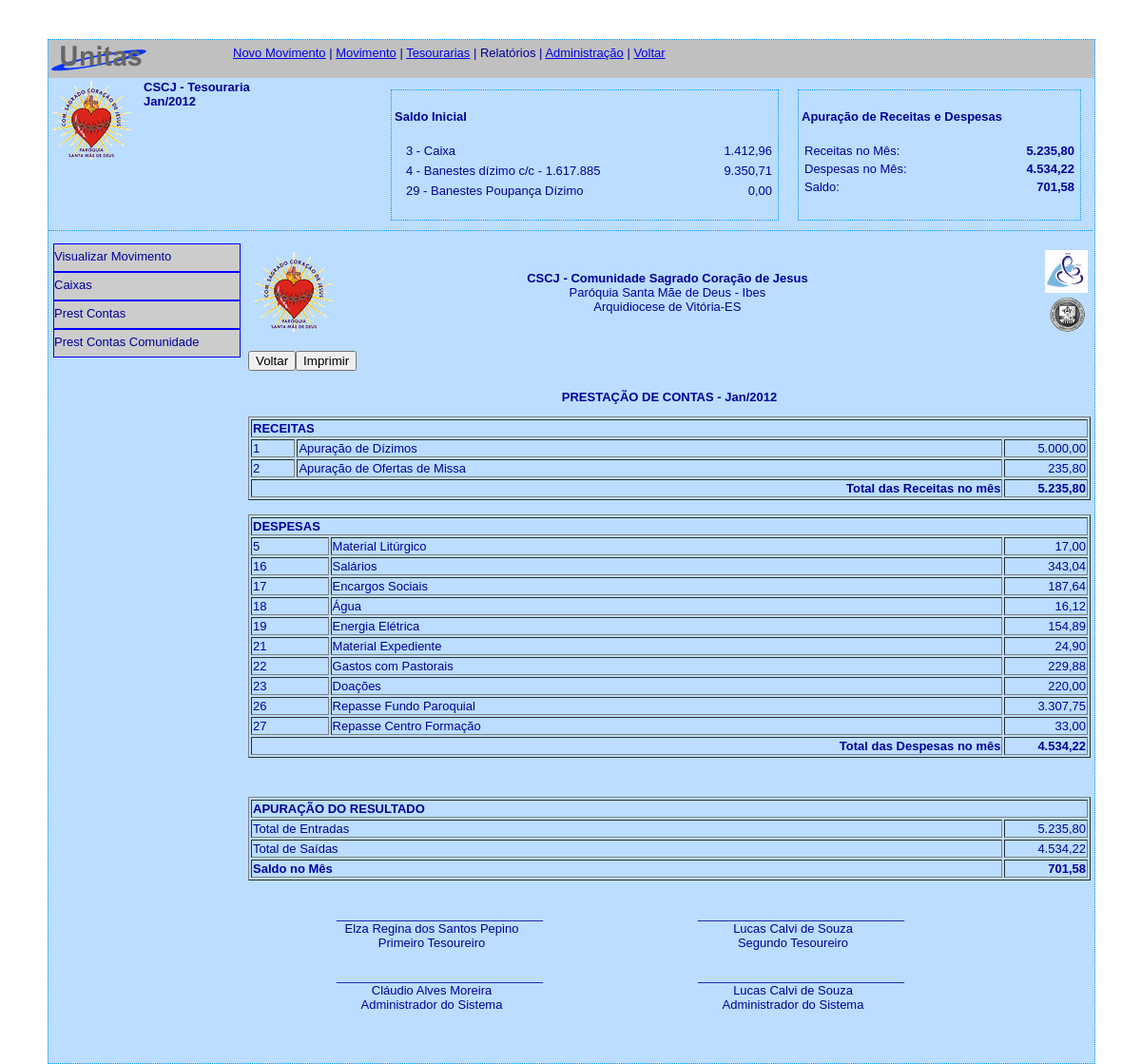
The app's page /administracao/plus/tesouraria/frm_tesouraria.php?area=pres_contas_simplificada&tesouraria=1&movimento=2 with its own data.
### tables this page shows
CREATE TABLE IF NOT EXISTS `unts_movimento` (
  `movim_id` smallint(6) NOT NULL AUTO_INCREMENT,
  `tesra_id` smallint(6) NOT NULL,
  `perio_id` smallint(6) NOT NULL,
  `movim_data_ini` date NOT NULL,
  `movim_data_fim` date NOT NULL,
  `movim_ativo` char(1) NOT NULL,
  PRIMARY KEY (`movim_id`),
  UNIQUE KEY `unique_tesra_periodo` (`tesra_id`,`perio_id`),
  KEY `tesra_id` (`tesra_id`),
  KEY `perio_id` (`perio_id`)
);

CREATE TABLE IF NOT EXISTS `unts_tesouraria` (
  `tesra_id` smallint(6) NOT NULL AUTO_INCREMENT,
  `tesra_descricao` varchar(255) NOT NULL,
  `comun_id` smallint(6) NOT NULL,
  `tesra_ativo` char(1) NOT NULL DEFAULT 'S',
  PRIMARY KEY (`tesra_id`),
  KEY `comun_id` (`comun_id`)
);

CREATE TABLE IF NOT EXISTS `unts_saldo_ini` (
  `saldo_id` smallint(6) NOT NULL AUTO_INCREMENT,
  `movim_id` smallint(6) NOT NULL,
  `conta_id` smallint(6) NOT NULL,
  `saldo_valor` double NOT NULL,
  `saldo_ativo` char(1) NOT NULL,
  PRIMARY KEY (`saldo_id`),
  UNIQUE KEY `unq_mov_cta` (`movim_id`,`conta_id`),
  KEY `movim_id` (`movim_id`),
  KEY `conta_id` (`conta_id`)
);

CREATE TABLE IF NOT EXISTS `unts_contas` (
  `conta_id` smallint(6) NOT NULL AUTO_INCREMENT,
  `conta_tipo` char(1) NOT NULL,
  `conta_descricao` varchar(255) NOT NULL,
  `conta_visibilidade` smallint(6) NOT NULL DEFAULT '0',
  `conta_ativa` char(1) NOT NULL,
  PRIMARY KEY (`conta_id`)
);

CREATE TABLE IF NOT EXISTS `unts_comunidade` (
  `comun_id` smallint(6) NOT NULL AUTO_INCREMENT,
  `comun_sigla` varchar(10) DEFAULT NULL,
  `comun_razao_social` varchar(255) NOT NULL,
  `comun_icone` blob,
  `comun_logradouro` varchar(255) NOT NULL,
  `comun_numero` varchar(10) NOT NULL,
  `comun_complemento` varchar(30) NOT NULL DEFAULT 'sem complemento',
  `comun_bairro` varchar(120) NOT NULL,
  `comun_municipio` varchar(120) NOT NULL DEFAULT 'ES',
  `comun_estado` char(2) NOT NULL,
  `comun_cep` varchar(10) DEFAULT NULL,
  `comun_telefone` varchar(13) DEFAULT NULL,
  `comun_fax` varchar(13) DEFAULT NULL,
  `comun_email` varchar(255) DEFAULT NULL,
  `comun_site` varchar(255) DEFAULT NULL,
  `comun_ativo` char(1) NOT NULL DEFAULT 'S',
  PRIMARY KEY (`comun_id`)
);

CREATE TABLE IF NOT EXISTS `unts_periodo` (
  `perio_id` smallint(6) NOT NULL AUTO_INCREMENT,
  `perio_mes` char(3) NOT NULL,
  `perio_ano` smallint(4) NOT NULL,
  `perio_ativo` char(1) NOT NULL,
  PRIMARY KEY (`perio_id`),
  UNIQUE KEY `unique_mes_ano` (`perio_mes`,`perio_ano`),
  KEY `perio_mes` (`perio_mes`),
  KEY `perio_ano` (`perio_ano`)
);

CREATE TABLE IF NOT EXISTS `unts_permissao` (
  `permi_id` smallint(6) NOT NULL AUTO_INCREMENT,
  `tesra_id` smallint(6) NOT NULL,
  `user_id` smallint(6) NOT NULL,
  `permi_data_ini` date DEFAULT NULL,
  `permi_data_fim` date DEFAULT NULL,
  `permi_ativa` char(1) NOT NULL DEFAULT 'S',
  PRIMARY KEY (`permi_id`),
  UNIQUE KEY `unique_tesra_user` (`tesra_id`,`user_id`),
  KEY `tesra_id` (`tesra_id`),
  KEY `user_id` (`user_id`)
);

CREATE TABLE IF NOT EXISTS `unts_usuario` (
  `user_id` smallint(6) NOT NULL AUTO_INCREMENT,
  `user_login` varchar(30) NOT NULL,
  `user_senha` varchar(8) NOT NULL,
  `user_nome` varchar(255) NOT NULL,
  `user_telefone` varchar(13) NOT NULL,
  `user_email` varchar(255) NOT NULL,
  `user_nivel` char(1) NOT NULL,
  `user_ativo` char(1) NOT NULL DEFAULT 'S',
  PRIMARY KEY (`user_id`),
  UNIQUE KEY `user_login` (`user_login`)
);

CREATE TABLE IF NOT EXISTS `unts_funcao` (
  `func_id` smallint(6) NOT NULL AUTO_INCREMENT,
  `func_descricao` varchar(255) NOT NULL,
  `func_ativa` char(1) NOT NULL,
  PRIMARY KEY (`func_id`)
);

### administracao/plus/tesouraria/frm_tesouraria.php (the view, shortened to what the rows shown need)
<?php require_once('../../../Connections/unitas.php'); ?>
<?php
if (!function_exists("GetSQLValueString")) {
function GetSQLValueString($theValue, $theType, $theDefinedValue = "", $theNotDefinedValue = "")
{
  $theValue = function_exists("mysql_real_escape_string") ? mysql_real_escape_string($theValue) : mysql_escape_string($theValue);
  switch ($theType) {
    case "long":
    case "int":
      $theValue = ($theValue != "") ? intval($theValue) : "NULL";
      break;
  }
  return $theValue;
}
}
$mov_rs_movimento = "-1";
if (isset($_GET['movimento'])) {
  $mov_rs_movimento = $_GET['movimento'];
}
$query_rs_movimento = sprintf("SELECT CONCAT(unts_periodo.perio_mes,'/',unts_periodo.perio_ano) AS mov_perio,    unts_movimento.*,    unts_tesouraria.* FROM unts_movimento INNER JOIN unts_tesouraria ON unts_tesouraria.tesra_id = unts_movimento.tesra_id INNER JOIN unts_periodo ON unts_periodo.perio_id = unts_movimento.perio_id WHERE unts_movimento.movim_ativo = 'S' AND    unts_movimento.movim_id = %s", GetSQLValueString($mov_rs_movimento, "int"));
$rs_movimento = mysql_query($query_rs_movimento, $unitas) or die(mysql_error());
$row_rs_movimento = mysql_fetch_assoc($rs_movimento);
$movim_rs_saldoinicial = "-1";
if (isset($_GET['movimento'])) {
  $movim_rs_saldoinicial = $_GET['movimento'];
}
$query_rs_saldoinicial = sprintf("SELECT unts_saldo_ini . * , unts_contas . * FROM unts_saldo_ini LEFT JOIN unts_contas ON unts_contas.conta_id = unts_saldo_ini.conta_id WHERE unts_saldo_ini.movim_id = %s", GetSQLValueString($movim_rs_saldoinicial, "int"));
$rs_saldoinicial = mysql_query($query_rs_saldoinicial, $unitas) or die(mysql_error());
$row_rs_saldoinicial = mysql_fetch_assoc($rs_saldoinicial);
?>
<!DOCTYPE html PUBLIC "-//W3C//DTD XHTML 1.0 Transitional//EN" "http://www.w3.org/TR/xhtml1/DTD/xhtml1-transitional.dtd">
<html xmlns="http://www.w3.org/1999/xhtml">
<head>
<link rel="stylesheet" href="/unitas/css/unitas.css" type="text/css" />
</head>
<body>
<div id="geral">
    <div id="tesouraria">
        <div id="dados_comunidade">
            <strong>
                <?php echo $row_rs_movimento['tesra_descricao']; ?><br />
                <?php echo $row_rs_movimento['mov_perio']; ?>
            </strong>
        </div>
      <div id="saldo_ini">
             <?php do { ?>
              <table width="100%">
                <tr>
                  <td width="5"></td>
                  <td><?php echo $row_rs_saldoinicial['conta_id']; ?> - <?php echo $row_rs_saldoinicial['conta_descricao']; ?></td>
                  <td align="right"><?php echo number_format($row_rs_saldoinicial['saldo_valor'],2,",","."); ?></td>
                </tr>
             </table>
              <?php } while ($row_rs_saldoinicial = mysql_fetch_assoc($rs_saldoinicial)); ?>
        </div>
	</div>
    <div id="conteudo">
                <?php
                    $area = @$_GET["area"];
                    switch ($area)
                    {
                        case "pres_contas_simplificada":
                            include "frm_prest_contas_simplificada.php";
                            break;
                    }
                ?>
    </div>
</div>
</body>
</html>

### administracao/plus/tesouraria/frm_prest_contas_simplificada.php (shortened to what the rows shown need)
<?php require_once('../../../Connections/unitas.php'); ?>
<?php
$tesour_rs_com_tesouraria = "-1";
if (isset($_GET['tesouraria'])) {
  $tesour_rs_com_tesouraria = $_GET['tesouraria'];
}
$query_rs_com_tesouraria = sprintf("SELECT unts_tesouraria . * , unts_comunidade . * FROM unts_tesouraria INNER JOIN unts_comunidade ON unts_comunidade.comun_id = unts_tesouraria.comun_id WHERE tesra_id = %s", GetSQLValueString($tesour_rs_com_tesouraria, "int"));
$rs_com_tesouraria = mysql_query($query_rs_com_tesouraria, $unitas) or die(mysql_error());
$row_rs_com_tesouraria = mysql_fetch_assoc($rs_com_tesouraria);
$mov_rs_receitas = "-1";
if (isset($_GET['movimento'])) {
  $mov_rs_receitas = $_GET['movimento'];
}
$query_rs_receitas = sprintf("SELECT unts_contas . * , SUM( item_valor ) AS tot_receita FROM unts_item_mov INNER JOIN unts_contas ON unts_contas.conta_id = unts_item_mov.conta_id_e WHERE movim_id = %s AND conta_tipo <> 'M' GROUP BY conta_id_e", GetSQLValueString($mov_rs_receitas, "int"));
$rs_receitas = mysql_query($query_rs_receitas, $unitas) or die(mysql_error());
$row_rs_receitas = mysql_fetch_assoc($rs_receitas);
$movim_rs_despesas = "-1";
if (isset($_GET['movimento'])) {
  $movim_rs_despesas = $_GET['movimento'];
}
$query_rs_despesas = sprintf("SELECT unts_contas. * , SUM( item_valor ) AS tot_despesas FROM unts_item_mov INNER JOIN unts_contas ON unts_contas.conta_id = unts_item_mov.conta_id_s WHERE movim_id = %s AND conta_tipo <> 'M' GROUP BY conta_id_s", GetSQLValueString($movim_rs_despesas, "int"));
$rs_despesas = mysql_query($query_rs_despesas, $unitas) or die(mysql_error());
$row_rs_despesas = mysql_fetch_assoc($rs_despesas);
$movim_rs_movimento = "-1";
if (isset($_GET['movimento'])) {
  $movim_rs_movimento = $_GET['movimento'];
}
$query_rs_movimento = sprintf("SELECT unts_movimento.*,    unts_periodo.* FROM unts_movimento INNER JOIN unts_periodo ON unts_periodo.perio_id = unts_movimento.perio_id WHERE movim_id = %s", GetSQLValueString($movim_rs_movimento, "int"));
$rs_movimento = mysql_query($query_rs_movimento, $unitas) or die(mysql_error());
$row_rs_movimento = mysql_fetch_assoc($rs_movimento);
$tsraria_rs_funcoes = "-1";
if (isset($_GET['tesouraria'])) {
  $tsraria_rs_funcoes = $_GET['tesouraria'];
}
$query_rs_funcoes = sprintf("SELECT unts_usuario.*,    unts_permissao.*,    unts_funcao.* FROM unts_permissao INNER JOIN unts_usuario ON unts_usuario.user_id = unts_permissao.user_id INNER JOIN unts_funcao_usuario ON unts_funcao_usuario.user_id = unts_permissao.user_id INNER JOIN unts_funcao ON unts_funcao.func_id = unts_funcao_usuario.func_id WHERE tesra_id = %s", GetSQLValueString($tsraria_rs_funcoes, "int"));
$rs_funcoes = mysql_query($query_rs_funcoes, $unitas) or die(mysql_error());
$row_rs_funcoes = mysql_fetch_assoc($rs_funcoes);
?>
<!DOCTYPE html PUBLIC "-//W3C//DTD XHTML 1.0 Transitional//EN" "http://www.w3.org/TR/xhtml1/DTD/xhtml1-transitional.dtd">
<html xmlns="http://www.w3.org/1999/xhtml">
<head>
</head>
<body>
<table width="100%">
  <tr>
    <td width="10%" height="93" align="left" valign="middle"><p><img src="/unitas/images/scj_logo.png" width="90" height="91" alt="Logomarca Sagrado Cora&ccedil;&atilde;o de Jesus" /></p></td>
    <td width="79%" align="center"><strong><?php echo $row_rs_com_tesouraria['comun_sigla']; ?> - <?php echo $row_rs_com_tesouraria['comun_razao_social']; ?></strong><br />
      Par&oacute;quia Santa M&atilde;e de Deus - Ibes<br />
    Arquidiocese de Vit&oacute;ria-ES</td>
    <td width="11%" align="right"><img src="/unitas/images/psmd_logo.png" width="45" height="45" alt="Logomarca Par&oacute;quia santa M&atilde;e de Deus" /><br /><img src="/unitas/images/aves_logo.png" width="45" height="45" alt="Logomarca da Arquidiocese de Vit&oacute;ria-ES" /></td>
  </tr>
</table>
<div id="botoes">
    <div id="btn_voltar" style="float:left">
    <form id="form1" name="form1" method="post" action="/unitas/administracao/plus/tesouraria/frm_tesouraria.php?movimento=<?php echo $_GET['movimento']; ?>">
      <label>
        <input type="submit" name="voltar" id="voltar" value="Voltar" />
      </label>
    </form>
    </div>
        <div id="btn_imprimir" style="float:left">
    <form action="/unitas/administracao/plus/tesouraria/frm_prest_contas_simplificada_imprimir.php?movimento=<?php echo $_GET['movimento'];?>&amp;tesouraria=<?php echo $_GET['tesouraria']; ?>" method="post" name="form1" target="_blank" id="form1">
      <label>
        <input type="submit" name="imprimir" id="imprimir" value="Imprimir" />
      </label>
    </form>
  </div>
</div>
<p>&nbsp;</p>
<p align="center"><strong>PRESTA&Ccedil;&Atilde;O DE CONTAS - <?php echo $row_rs_movimento['perio_mes']; ?>/<?php echo $row_rs_movimento['perio_ano']; ?></strong></p>
<table width="100%" border="1">
  <tr>
    <td colspan="3"><strong>RECEITAS</strong></td>
  </tr>
  <?php do { ?>
    <tr>
      <td><?php echo $row_rs_receitas['conta_id']; ?></td>
      <td><?php echo $row_rs_receitas['conta_descricao']; ?></td>
      <td width="10%" align="right"><?php echo number_format($row_rs_receitas['tot_receita'],2,",","."); ?></td>
    </tr>
    <?php $tot_receitas = $tot_receitas + $row_rs_receitas['tot_receita'];?>
    <?php } while ($row_rs_receitas = mysql_fetch_assoc($rs_receitas)); ?>
<tr>
    <td colspan="2" align="right"><strong>Total das Receitas no m&ecirc;s</strong></td>
    <td width="10%" align="right"><strong><?php echo number_format($tot_receitas,2,",",".");?></strong></td>
  </tr>
</table>
<br />
<table width="100%" border="1">
  <tr>
    <td colspan="3"><strong>DESPESAS</strong></td>
  </tr>
  <?php do { ?>
    <tr>
      <td><?php echo $row_rs_despesas['conta_id']; ?></td>
      <td><?php echo $row_rs_despesas['conta_descricao']; ?></td>
      <td width="10%" align="right"><?php echo number_format($row_rs_despesas['tot_despesas'],2,",","."); ?></td>
    </tr>
    <?php $tot_despesas = $tot_despesas + $row_rs_despesas['tot_despesas'];?>
    <?php } while ($row_rs_despesas = mysql_fetch_assoc($rs_despesas)); ?>
<tr>
    <td colspan="2" align="right"><strong>Total das Despesas no m&ecirc;s</strong></td>
    <td width="10%" align="right"><strong><?php echo number_format($tot_despesas,2,",",".");?></strong></td>
  </tr>
</table>
<p>&nbsp;</p>
<table width="100%" border="1">
  <tr>
    <td colspan="2" align="left"><strong>APURA&Ccedil;&Atilde;O DO RESULTADO</strong></td>
  </tr>
  <tr>
    <td>Total de Entradas</td>
    <td width="10%" align="right"><?php echo number_format($tot_receitas,2,",",".");?></td>
  </tr>
  <tr>
    <td>Total de Sa&iacute;das</td>
    <td width="10%" align="right"><?php echo number_format($tot_despesas,2,",",".");?></td>
  </tr>
  <tr>
    <td><strong>Saldo no M&ecirc;s</strong></td>
    <td width="10%" align="right"><strong><?php echo number_format(($tot_receitas - $tot_despesas),2,",",".");?></strong></td>
  </tr>
</table>
<br />
<table width="100%">
  <tr>
    <td align="center">
    <?php do { ?>
        <div id="assinatura" style="float: left; width: 200px; margin: 10px; padding: 0 80px 0 80px;" align="center">
          <?php echo "______________________________"; ?><br />
          <?php echo $row_rs_funcoes['user_nome']; ?><br />
          <?php echo $row_rs_funcoes['func_descricao']; ?>
        </div>
  <?php } while ($row_rs_funcoes = mysql_fetch_assoc($rs_funcoes)); ?>
    </td>
  </tr>
</table>
<p>&nbsp;</p>
</body>
</html>

### records on screen
unts_movimento: tesra.tesra_descricao "CSCJ - Tesouraria", perio.perio_mes "Jan", perio.perio_ano "2012"
unts_saldo_ini: conta.conta_id "3", conta.conta_descricao "Caixa", saldo_valor "1.412,96"
unts_saldo_ini: conta.conta_id "4", conta.conta_descricao "Banestes dízimo c/c - 1.617.885", saldo_valor "9.350,71"
unts_saldo_ini: conta.conta_id "29", conta.conta_descricao "Banestes Poupança Dízimo", saldo_valor "0,00"
unts_tesouraria: comun.comun_sigla "CSCJ", comun.comun_razao_social "Comunidade Sagrado Coração de Jesus"
unts_contas: conta_id "1", conta_descricao "Apuração de Dízimos", tot_receita "5.000,00"
unts_contas: conta_id "2", conta_descricao "Apuração de Ofertas de Missa", tot_receita "235,80"
unts_contas: conta_id "5", conta_descricao "Material Litúrgico", tot_despesas "17,00"
unts_contas: conta_id "16", conta_descricao "Salários", tot_despesas "343,04"
unts_contas: conta_id "17", conta_descricao "Encargos Sociais", tot_despesas "187,64"
unts_contas: conta_id "18", conta_descricao "Água", tot_despesas "16,12"
unts_contas: conta_id "19", conta_descricao "Energia Elétrica", tot_despesas "154,89"
unts_contas: conta_id "21", conta_descricao "Material Expediente", tot_despesas "24,90"
unts_contas: conta_id "22", conta_descricao "Gastos com Pastorais", tot_despesas "229,88"
unts_contas: conta_id "23", conta_descricao "Doações", tot_despesas "220,00"
unts_contas: conta_id "26", conta_descricao "Repasse Fundo Paroquial", tot_despesas "3.307,75"
unts_contas: conta_id "27", conta_descricao "Repasse Centro Formação", tot_despesas "33,00"
unts_permissao: user.user_nome "Elza Regina dos Santos Pepino", unts_funcao.func_descricao "Primeiro Tesoureiro"
unts_permissao: user.user_nome "Lucas Calvi de Souza", unts_funcao.func_descricao "Segundo Tesoureiro", unts_funcao.func_descricao "Administrador do Sistema"
unts_permissao: user.user_nome "Cláudio Alves Moreira", unts_funcao.func_descricao "Administrador do Sistema"

### other values on screen
$row_rs_movimento['mov_perio'] "Jan/2012"
$row_rs_tot_receitas['total_receitas'] "5.235,80"
$row_rs_tot_despesas['total_despesas'] "4.534,22"
$tot_receitas "5.235,80"
$tot_despesas "4.534,22"
$tot_receitas - $tot_despesas "701,58"
